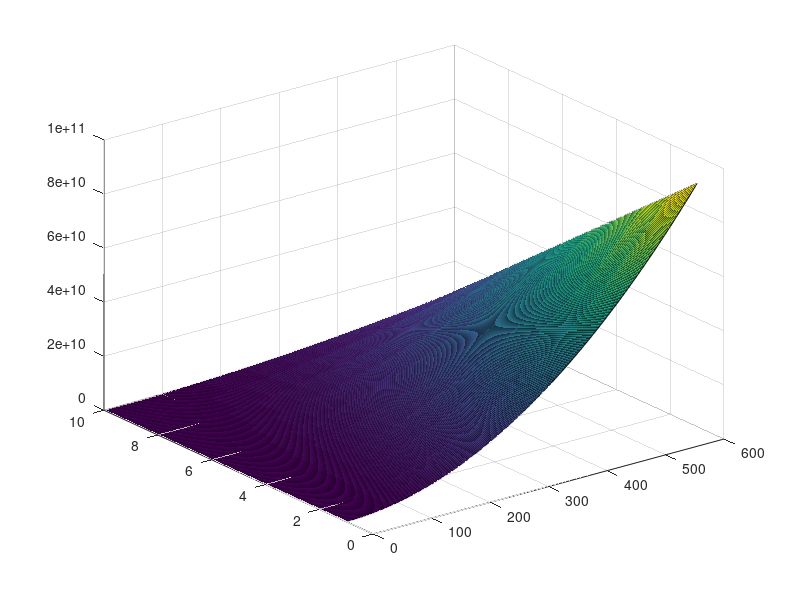
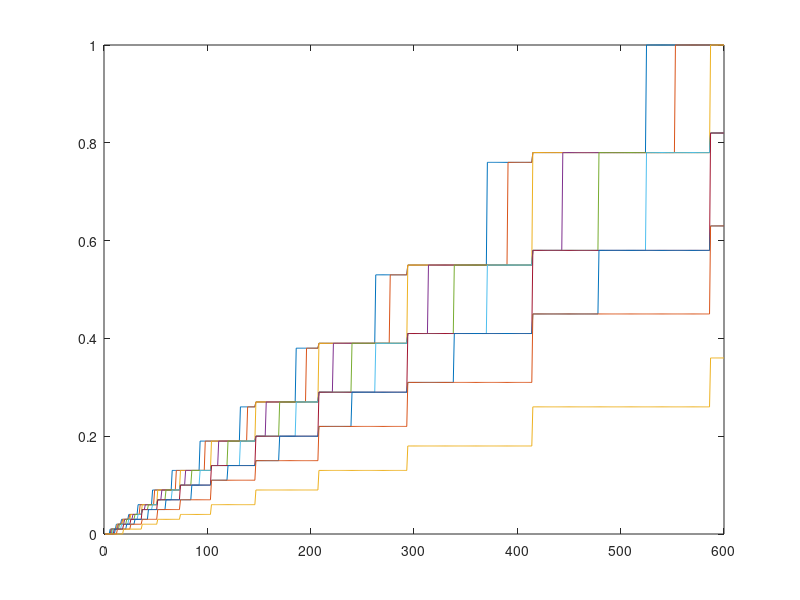
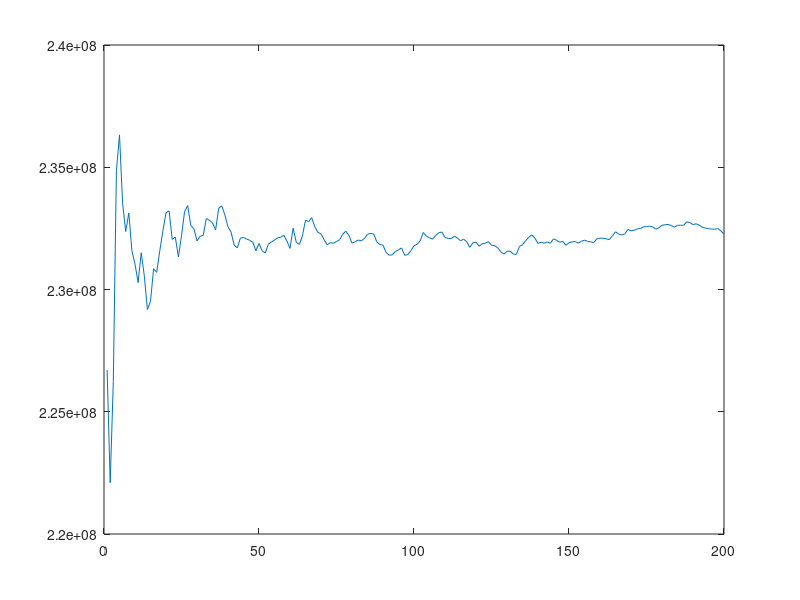

These figures' MATLAB source, in order:
function pd1()


global alfa beta gamma N x0 NS; % parametry modelu
N = 10; % liczba etapów
NS = 200; % liczba symulacji
x0 = 15000; % poczatkowy stan konta
alfa= 0.1;
beta= 0.000007;
gamma=0.001;

etapy = N:-1:1;
stany = 500:500:300000; % saldo na koncie na poczštku etapu
sterowania = 0:0.01:1; % procentowy udział operacji walutowych w etapie k
zaklocenia  = [0.5 0.3;1 0.3; 1.4 0.3; 2 0.1]'; % pary: (zakłócenie, prawdopodobienstwo zaklocenia)

Jd = zeros(N+1, length(stany)); % optymalne wskazniki jakosci dla etapow i stanów
Ud = zeros(N, length(stany)); % optymalne sterowania dla etapow i stanów

for k = etapy  
  for x = stany    
    xi = indeks_stanu(stany, x);
    for u = sterowania      
      J = 0;
      for w = zaklocenia        
        % stan_nastepny = f(x, w, k);        
        J = J + w(2) * (g(x, u, w(1)) + Jd(k+1, xi));
      end
      
      if J >= Jd(k, xi)         
        Jd(k, xi) = J; 
        Ud(k, xi) = u;        
      end
      
    end
  end
end

Jd;
Ud;

% symulacja

Js = [];
for s = 1:NS
  X = [x0];
  U = [];
  J = 0;  
  for k = 1:N
    x = X(end);        
    u = Ud(k, indeks_stanu(stany, x));
    w = losowe_zaklocenie(zaklocenia);
    
    X = [X; f(x, u, w)];
    U = [U; u];
    J = J + g(x, u, w);
  end
  Js = [Js; J];
  
end

disp('Sredni wskaznik jakosci wszystkich symulacji');
Jsr = sum(Js) / numel(Js)
disp('Wartosc oczekiwana optymalizacji');
Jd(1, indeks_stanu(stany, x0))
disp('Blad miedzy wartoscia oczekiwana z optymalizacji i symulacji');
blad = (Jsr/Jd(1,indeks_stanu(stany, x0))-1)


% Optymalna polityka
figure(1);
surf(Jd(1:N,:))
% Wykres regul decyzyjnych
figure(2);
plot(1:length(stany), Ud(:,1:length(stany)))
Jsrch = [];          % Wskaznik jakosci dla kazdej serii symulacji
for i = 1:NS
    Jsrch = [Jsrch; sum(Js(1:i)/i)];
end
figure(3);
plot(1:numel(Jsrch), Jsrch);
%plot(1:numel(Js), Js);

end


function y = losowe_zaklocenie(zaklocenia)
% Wyznaczamy zaklocenie
P = rand;
p = 0;
i = 0;
while p < P
  i = i + 1;
  p = p + zaklocenia(2, i);
end

y = zaklocenia(1, i);
end


function y = indeks_stanu(stany, x)
[val, y] = min(abs(stany - x));
if y > length(stany)
  y = length(stany)
end
end

function y = g(x, u, w)
global alfa beta;
y = alfa * x^2 - beta * u^2;
end

function y = f(x, u, w)
global gamma;
y = u * w * x + (1 - u) * (1 + gamma) * x;
end

